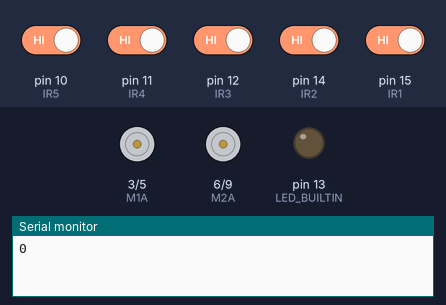
The sketch below on a simulated Arduino Uno, built with avr-gcc and run on an emulated ATmega328P. On the bench: motor-driver pin pairs drawn as motors (green arrow = first pin HIGH = forward, orange = second pin HIGH = backward, longer = more drive), output pins drawn as LEDs (lit = HIGH), the last lines printed to the serial monitor. The inputs (shaded band) are chosen by the test bench; at power-on: pin 10 (IR5), pin 11 (IR4), pin 12 (IR3), pin 14 (IR2), pin 15 (IR1) HIGH.

Above: at 1.2 s.
1.3 s: pin 10 (IR5) driven LOW
At 2.5 s:
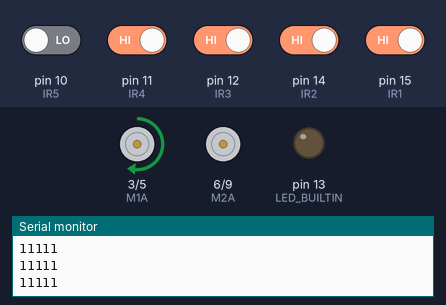
2.8 s: pin 11 (IR4) driven LOW
At 3.3 s:
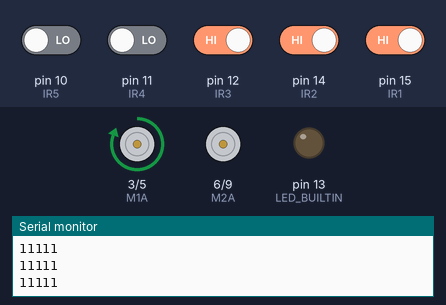
4.3 s: pin 12 (IR3) driven LOW
At 4.9 s:
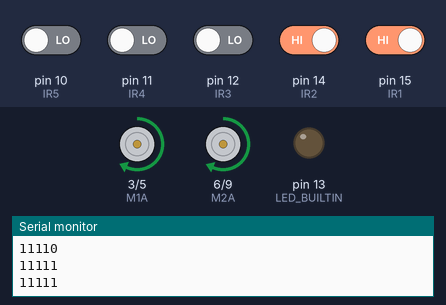
5.8 s: pin 14 (IR2) driven LOW
At 6.7 s:
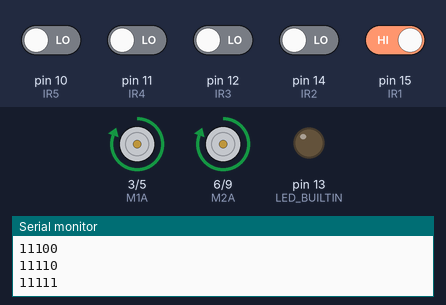
7.3 s: pin 11 (IR4) driven HIGH
At 8.4 s:
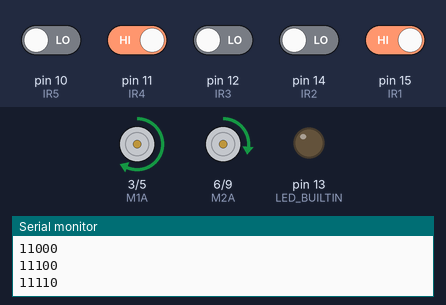
8.8 s: pin 10 (IR5) driven HIGH
At 10.2 s:
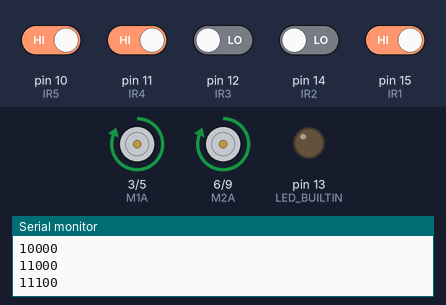
Timing chart, 0 to 11.3 s (numbered marks = the images above; inputs shaded):
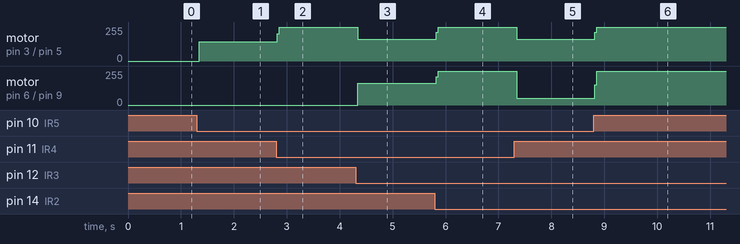

The sketch:

LINE_FOLLOWER_ROBOT.ino
```cpp
//Define motor pins
#define M1A 3
#define M1B 5
#define M2A 6
#define M2B 9

//Speed
#define S 255
#define SO 0
#define SLIGHT 150

//Define ir sensor pins
#define IR5 10
#define IR4 11
#define IR3 12
#define IR2 14
#define IR1 15

#define STATEPIN 2

//The array to store current and history of sensor data
int Signal[5][5] = {
  {1, 1, 1, 1, 1},
  {1, 1, 1, 1, 1},
  {1, 1, 1, 1, 1},
  {1, 1, 1, 1, 1},
  {1, 1, 1, 1, 1}
};
//Array variables and constants
int arrayRowPos = 0;
#define MAXROW 4
int surfaceType = 0;

//Define two types of surface (Black line on white surface, White line on black surface)
#define BLACKONWHITE 1
#define WHITEONBLACK 0

#define PATH_LINE 0

//Define some kind of lines
#define LINE 0
#define RIGHT90 1
#define LEFT90 2
#define TJUNCT 3
#define XJUNCT 4

int state = 0;

void setup()
{
  Serial.begin(115200);

  //Set the pinmodes of all the pins
  pinMode(IR1, INPUT);
  pinMode(IR2, INPUT);
  pinMode(IR3, INPUT);
  pinMode(IR4, INPUT);
  pinMode(IR5, INPUT);
  pinMode(STATEPIN, INPUT);

  pinMode(M1A, OUTPUT);
  pinMode(M1B, OUTPUT);
  pinMode(M2A, OUTPUT);
  pinMode(M2B, OUTPUT);
  pinMode(LED_BUILTIN, OUTPUT);


  //Identify surface type
  surfaceType = idfySurfaceType();
  Serial.println(surfaceType);
}

void loop()
{
  readIrArray();

  if (Signal[0][0] == 0 && Signal[0][1] == 0 && Signal[0][2] == 0)
  {
    left();
  }
  else if (Signal[0][0] == 0 && Signal[0][1] == 0)
  {
    left();
  }
  else if (Signal[0][1] == 0 && Signal[0][2] == 0)
  {
    left();
  }
  else
  {
    if (Signal[0][0] == 0)
    { Stop();
      left();
    }
    if (Signal[0][1] == 0)
    {
      Stop();
      slightleft();
    }
    if (Signal[0][2] == 0)
    {
      Stop();
      forward();
    }
  }

  if (Signal[0][4] == 0 && Signal[0][3] == 0 && Signal[0][2] == 0)
  {
    right();
  }
  else if (Signal[0][4] == 0 && Signal[0][3] == 0)
  {
    right();
  }
  else if (Signal[0][4] == 1 && Signal[0][3] == 0 && Signal[0][2] == 0)
  {
    right();
  }
  else
  {
    if (Signal[0][3] == 0)
    {
      Stop();
      slightright();
    }
    if (Signal[0][4] == 0)
    {
      Stop();
      right();
    }
  }
}

int readIrArray() //Store it into the array
{
  int dat[5] = {1, 1, 1, 1, 1};

  dat[0] = readIr(IR1);
  dat[1] = readIr(IR2);
  dat[2] = readIr(IR3);
  dat[3] = readIr(IR4);
  dat[4] = readIr(IR5);

  if (dat[0] == Signal[0][0] && dat[1] == Signal[0][1] && dat[2] == Signal[0][2] && dat[3] == Signal[0][3] && dat[4] == Signal[0][4]) //Reject the new value if same as the latast one before
  {
    return;
  }

  for (int i = MAXROW; i > 0; i--)
  {
    for (int j = 0; j < MAXROW + 1; j++)
    {
      Signal[i][j] = Signal[i - 1][j];
    }
  }
  //Insert data to the array
  Signal[0][0] = dat[0];
  Signal[0][1] = dat[1];
  Signal[0][2] = dat[2];
  Signal[0][3] = dat[3];
  Signal[0][4] = dat[4];

  for (int i = 0; i <= MAXROW; i++)
  {
    Serial.println();
    for (int j = 0; j <= MAXROW; j++)
    {
      Serial.print(Signal[i][j]);
    }
  }
  return 0;
}

int readIr(int irNo) //Read data from IR sensors
{
  int val = digitalRead(irNo);
  if (surfaceType == BLACKONWHITE)
  {
    if (val == LOW)
    {
      return 1;
    }
    else
    {
      return 0;
    }
  }

  if (surfaceType == WHITEONBLACK)
  {
    if (val == HIGH)
    {
      return 1;
    }
    else
    {
      return 0;
    }
  }
}

int idfySurfaceType() //Identify surface type by checking wich colour is readed from majority of sensors (White, Black)
{
  int white = 0;
  int black = 0;

  if (digitalRead(IR1) == LOW)
    white++;
  else
    black++;

  if (digitalRead(IR2) == LOW)
    white++;
  else
    black++;

  if (digitalRead(IR3) == LOW)
    white++;
  else
    black++;

  if (digitalRead(IR4) == LOW)
    white++;
  else
    black++;

  if (digitalRead(IR5) == LOW)
    white++;
  else
    black++;

  //Check majority
  if (white > black)
    return BLACKONWHITE;

  else
    return WHITEONBLACK;
}

void forward()
{
  analogWrite(M1A, S); //front
  analogWrite(M2A, S);
}

void backward()
{
  analogWrite(M1B, S); //back
  analogWrite(M2B, S);
}

void Stop()
{
  analogWrite(M1A, SO);
  analogWrite(M2A, SO);

  analogWrite(M1B, SO);
  analogWrite(M2B, SO);
}

void slightright()
{
  analogWrite(M1A, S);
  analogWrite(M2A, SLIGHT); //slight right
}

void right()
{
  analogWrite(M1A, S);
  //  analogWrite(M2B, s); //right
}

void sharpright()
{
  analogWrite(M1A, S);
  analogWrite(M2B, S); //right
}

void slightleft()
{
  analogWrite(M1A, SLIGHT); //slight left
  analogWrite(M2A, S);
}

void left()
{
  analogWrite(M1B, SO); //left
  analogWrite(M2A, S);
}

void sharpleft()
{
  analogWrite(M1B, S); //left
  analogWrite(M2A, S);
}
```

Measured:
- after the input at 1.3 s, motor on pin 3 (M1A) / pin 5 (M1B): stopped → forward 143/255 at once
- after the input at 2.8 s, motor on pin 3 (M1A) / pin 5 (M1B): forward 143/255 → forward 255/255 at once
- after the input at 4.3 s, motor on pin 3 (M1A) / pin 5 (M1B): forward 255/255 → forward 164/255 at once; motor on pin 6 (M2A) / pin 9 (M2B): stopped → forward 163/255 at once
- after the input at 5.8 s, motor on pin 3 (M1A) / pin 5 (M1B): forward 164/255 → forward 255/255 at once; motor on pin 6 (M2A) / pin 9 (M2B): forward 163/255 → forward 255/255 at once
- after the input at 7.3 s, motor on pin 3 (M1A) / pin 5 (M1B): forward 255/255 → forward 163/255 at once; motor on pin 6 (M2A) / pin 9 (M2B): forward 255/255 → forward 49/255 at once
- after the input at 8.8 s, motor on pin 3 (M1A) / pin 5 (M1B): forward 163/255 → forward 255/255 at once; motor on pin 6 (M2A) / pin 9 (M2B): forward 49/255 → forward 255/255 at once
